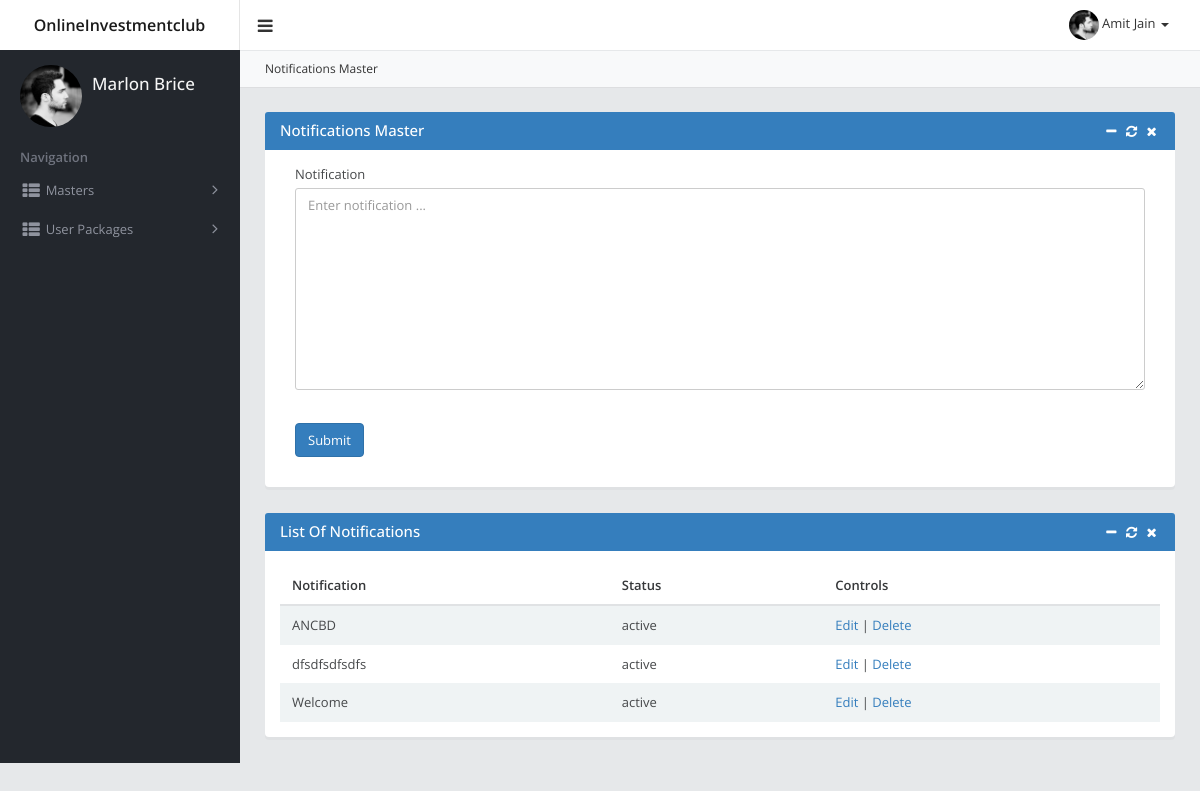
The page /onlineinvestclub/index.php/admin_notifications on the database its author committed.
### tables this page shows
CREATE TABLE `notifications` (
  `notification_id` int(255) NOT NULL,
  `notification` text NOT NULL,
  `notification_status` varchar(255) NOT NULL,
  `notification_created_time` timestamp NOT NULL DEFAULT CURRENT_TIMESTAMP ON UPDATE CURRENT_TIMESTAMP
);

### onlineinvestclub/application/controllers/Admin_notifications.php (called while the page is built, shortened)
<?php
class Admin_notifications extends CI_Controller {
	public function __construct()
	{
        $this->load->model('Admin_notifications_model');
    }
	public function index()
	{
		$this->load->view('admin/includes/header');
		$this->load->view('admin/notifications');
	}
}

### onlineinvestclub/index.php (called while the page is built, shortened)
<?php
require_once BASEPATH.'core/CodeIgniter.php';

### onlineinvestclub/application/models/Common_model.php (called while the page is built, shortened)
<?php
class Common_model extends CI_Model
{
    function getNotifications($notification_id = 0)
    {
    	$this->db->trans_start();
    	$this->db->select('*');
		$query = $this->db->get('notifications');
		$main_data = array();
		foreach($query->result() as $row)
		{
			$data = array(
							'notification_id'=>$row->notification_id,
							'notification'=>$row->notification,
							'notification_status'=>$row->notification_status,
							'notification_created_time'=>$row->notification_created_time,
							);
		if($notification_id > 0)
		{
			$main_data = $data;
		}else
		{
			array_push($main_data,$data);
		}
		}
    	$this->db->trans_complete();
		return $main_data;
    }
}

### onlineinvestclub/application/helpers/functions_helper.php (called while the page is built, shortened)
<?php
$CI =& get_instance();
function getNotifications($notification_id = 0)
{
	global $CI;
	$result = $CI->Common_model->getNotifications($notification_id);
	return $result;
}
?>

### onlineinvestclub/application/views/admin/notifications.php (the view, shortened to what this page needs)
<link rel="stylesheet" href="<?php echo base_url(); ?>assets/admin/assets/plugins/bootstrap-wysihtml5/css/bootstrap-wysihtml5.css">
<div class="page-subheading page-subheading-md">
    <ol class="breadcrumb">
        <li class="active"><a href="javascript:;">Notifications Master</a></li>
    </ol>
</div>
<div class="container-fluid-md">
        <div class="panel panel-primary">
            <div class="panel-heading">
                <h4 class="panel-title">Notifications Master</h4>
                <div class="panel-options">
                    <a href="#" data-rel="collapse"><i class="fa fa-fw fa-minus"></i></a>
                    <a href="#" data-rel="reload"><i class="fa fa-fw fa-refresh"></i></a>
                    <a href="#" data-rel="close"><i class="fa fa-fw fa-times"></i></a>
                </div>
            </div>
            <div class="panel-body">
                <div class="col-md-12">
                        <div class="form-group">
                            <label class="control-label" for="exampleInputText1">Notification </label>
                            <div class="controls">
                                <textarea id="wysiwyg" class="form-control" placeholder="Enter notification ..." rows="10"></textarea>
                            </div>
                        </div>
                        <div class="form-group">
                            <div class="controls">
                                <input type="submit" class="btn btn-primary" value="Submit" ng-click="save_notification()"/>
                            </div>
                        </div>
                </div>
            </div>
        </div>
</div>
<div class="container-fluid-md">
    <div class="panel panel-primary">
        <div class="panel-heading">
            <h4 class="panel-title">List Of Notifications</h4>
            <div class="panel-options">
                <a href="#" data-rel="collapse"><i class="fa fa-fw fa-minus"></i></a>
                <a href="#" data-rel="reload"><i class="fa fa-fw fa-refresh"></i></a>
                <a href="#" data-rel="close"><i class="fa fa-fw fa-times"></i></a>
            </div>
        </div>
        <div class="panel-body">
            <table id="table-basic" class="table table-striped">
                    <thead>
                    <tr>
                        <th>Notification</th>
                        <th>Status</th>
                        <th>Controls</th>
                    </tr>
                    </thead>
                    <tbody>
                    <?php $list=getNotifications(); ?>
                    <?php foreach ($list as $row ) { ?>
                        <tr id="notification-id-<?= $row['notification_id']; ?>">
                            <td><?= $row['notification'];?></td>
                            <td><?= $row['notification_status'];?></td>
                            <td>
                                <a href="<?= site_url(); ?>/admin_notifications/edit/<?= $row['notification_id']; ?>">Edit</a> |
                                <a href="javascript:void(0);" ng-click="deleteNotification(<?= $row['notification_id']; ?>)">Delete</a>
                            </td>
                        </tr>
                    <?php } ?>
                    </tbody>
                </table>
        </div>
    </div>
</div>
</div>
</div>
    </body>
</html>

### rows shown on the page
notifications: notification "ANCBD", notification_status "active"
notifications: notification "dfsdfsdfsdfs", notification_status "active"
notifications: notification "Welcome", notification_status "active"
